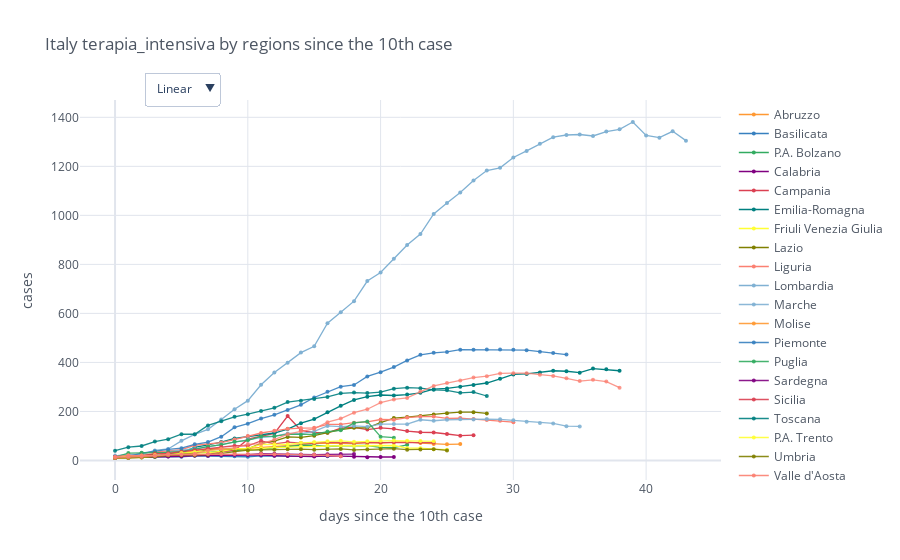

Notebook cell for this chart:
### Code cell
min_value = 10
mpl.iplot_sync_plot(total_cases, min_value=10, title='Italy ' + category + ' by regions since the ' + str(min_value) + 'th case')

### Figure 1 — Plotly figure (JSON) as saved in the notebook; plotly's stock layout.template omitted (floating-point values rounded to 4 significant figures)
{"data": [{"line": {"color": "rgba(255, 153, 51, 1.0)", "dash": "solid", "shape": "linear", "width": 1.3}, "marker": {"size": 4, "symbol": "circle"}, "mode": "lines+markers", "name": "Abruzzo", "text": "", "type": "scatter", "x": [0, 1, 2, 3, 4, 5, 6, 7, 8, 9, 10, 11, 12, 13, 14, 15, 16, 17, 18, 19, 20, 21, 22, 23, 24, 25, 26, 27, 28, 29, 30, 31, 32, 33, 34, 35, 36, 37, 38, 39, 40, 41, 42, 43], "y": [12.0, 14.0, 14.0, 28.0, 37.0, 32.0, 41.0, 47.0, 48.0, 44.0, 49.0, 52.0, 57.0, 59.0, 64.0, 71.0, 70.0, 68.0, 69.0, 73.0, 71.0, 75.0, 76.0, 71.0, 67.0, 66.0, 67.0, "", "", "", "", "", "", "", "", "", "", "", "", "", "", "", "", ""]}, {"line": {"color": "rgba(55, 128, 191, 1.0)", "dash": "solid", "shape": "linear", "width": 1.3}, "marker": {"size": 4, "symbol": "circle"}, "mode": "lines+markers", "name": "Basilicata", "text": "", "type": "scatter", "x": [0, 1, 2, 3, 4, 5, 6, 7, 8, 9, 10, 11, 12, 13, 14, 15, 16, 17, 18, 19, 20, 21, 22, 23, 24, 25, 26, 27, 28, 29, 30, 31, 32, 33, 34, 35, 36, 37, 38, 39, 40, 41, 42, 43], "y": [10.0, 12.0, 12.0, 14.0, 16.0, 15.0, 19.0, 18.0, 18.0, 17.0, 15.0, 19.0, 19.0, 19.0, 18.0, 18.0, 17.0, "", "", "", "", "", "", "", "", "", "", "", "", "", "", "", "", "", "", "", "", "", "", "", "", "", "", ""]}, {"line": {"color": "rgba(50, 171, 96, 1.0)", "dash": "solid", "shape": "linear", "width": 1.3}, "marker": {"size": 4, "symbol": "circle"}, "mode": "lines+markers", "name": "P.A. Bolzano", "text": "", "type": "scatter", "x": [0, 1, 2, 3, 4, 5, 6, 7, 8, 9, 10, 11, 12, 13, 14, 15, 16, 17, 18, 19, 20, 21, 22, 23, 24, 25, 26, 27, 28, 29, 30, 31, 32, 33, 34, 35, 36, 37, 38, 39, 40, 41, 42, 43], "y": [11.0, 11.0, 18.0, 18.0, 24.0, 30.0, 32.0, 33.0, 38.0, 40.0, 43.0, 45.0, 51.0, 56.0, 62.0, 62.0, 57.0, 60.0, 60.0, 61.0, 53.0, 52.0, 64.0, "", "", "", "", "", "", "", "", "", "", "", "", "", "", "", "", "", "", "", "", ""]}, {"line": {"color": "rgba(128, 0, 128, 1.0)", "dash": "solid", "shape": "linear", "width": 1.3}, "marker": {"size": 4, "symbol": "circle"}, "mode": "lines+markers", "name": "Calabria", "text": "", "type": "scatter", "x": [0, 1, 2, 3, 4, 5, 6, 7, 8, 9, 10, 11, 12, 13, 14, 15, 16, 17, 18, 19, 20, 21, 22, 23, 24, 25, 26, 27, 28, 29, 30, 31, 32, 33, 34, 35, 36, 37, 38, 39, 40, 41, 42, 43], "y": [10.0, 11.0, 13.0, 16.0, 16.0, 17.0, 20.0, 21.0, 23.0, 23.0, 22.0, 22.0, 19.0, 18.0, 17.0, 16.0, 19.0, 17.0, 15.0, 13.0, 14.0, 14.0, "", "", "", "", "", "", "", "", "", "", "", "", "", "", "", "", "", "", "", "", "", ""]}, {"line": {"color": "rgba(219, 64, 82, 1.0)", "dash": "solid", "shape": "linear", "width": 1.3}, "marker": {"size": 4, "symbol": "circle"}, "mode": "lines+markers", "name": "Campania", "text": "", "type": "scatter", "x": [0, 1, 2, 3, 4, 5, 6, 7, 8, 9, 10, 11, 12, 13, 14, 15, 16, 17, 18, 19, 20, 21, 22, 23, 24, 25, 26, 27, 28, 29, 30, 31, 32, 33, 34, 35, 36, 37, 38, 39, 40, 41, 42, 43], "y": [11.0, 11.0, 19.0, 17.0, 22.0, 22.0, 24.0, 24.0, 36.0, 41.0, 87.0, 99.0, 110.0, 181.0, 123.0, 114.0, 113.0, 132.0, 135.0, 126.0, 133.0, 129.0, 120.0, 115.0, 114.0, 108.0, 101.0, 103.0, "", "", "", "", "", "", "", "", "", "", "", "", "", "", "", ""]}, {"line": {"color": "rgba(0, 128, 128, 1.0)", "dash": "solid", "shape": "linear", "width": 1.3}, "marker": {"size": 4, "symbol": "circle"}, "mode": "lines+markers", "name": "Emilia-Romagna", "text": "", "type": "scatter", "x": [0, 1, 2, 3, 4, 5, 6, 7, 8, 9, 10, 11, 12, 13, 14, 15, 16, 17, 18, 19, 20, 21, 22, 23, 24, 25, 26, 27, 28, 29, 30, 31, 32, 33, 34, 35, 36, 37, 38, 39, 40, 41, 42, 43], "y": [11.0, 13.0, 16.0, 24.0, 26.0, 32.0, 53.0, 64.0, 75.0, 90.0, 98.0, 104.0, 112.0, 128.0, 152.0, 169.0, 197.0, 223.0, 247.0, 260.0, 267.0, 265.0, 269.0, 276.0, 291.0, 294.0, 301.0, 308.0, 316.0, 333.0, 351.0, 353.0, 359.0, 366.0, 364.0, 358.0, 375.0, 372.0, 366.0, "", "", "", "", ""]}, {"line": {"color": "rgba(255, 255, 51, 1.0)", "dash": "solid", "shape": "linear", "width": 1.3}, "marker": {"size": 4, "symbol": "circle"}, "mode": "lines+markers", "name": "Friuli Venezia Giulia", "text": "", "type": "scatter", "x": [0, 1, 2, 3, 4, 5, 6, 7, 8, 9, 10, 11, 12, 13, 14, 15, 16, 17, 18, 19, 20, 21, 22, 23, 24, 25, 26, 27, 28, 29, 30, 31, 32, 33, 34, 35, 36, 37, 38, 39, 40, 41, 42, 43], "y": [10.0, 11.0, 12.0, 19.0, 21.0, 27.0, 29.0, 32.0, 37.0, 47.0, 41.0, 49.0, 52.0, 54.0, 57.0, 59.0, 60.0, 60.0, 60.0, 60.0, 60.0, 61.0, 50.0, 50.0, 46.0, 44.0, "", "", "", "", "", "", "", "", "", "", "", "", "", "", "", "", "", ""]}, {"line": {"color": "rgba(128, 128, 0, 1.0)", "dash": "solid", "shape": "linear", "width": 1.3}, "marker": {"size": 4, "symbol": "circle"}, "mode": "lines+markers", "name": "Lazio", "text": "", "type": "scatter", "x": [0, 1, 2, 3, 4, 5, 6, 7, 8, 9, 10, 11, 12, 13, 14, 15, 16, 17, 18, 19, 20, 21, 22, 23, 24, 25, 26, 27, 28, 29, 30, 31, 32, 33, 34, 35, 36, 37, 38, 39, 40, 41, 42, 43], "y": [15.0, 18.0, 20.0, 24.0, 25.0, 31.0, 31.0, 44.0, 44.0, 45.0, 47.0, 70.0, 79.0, 96.0, 94.0, 101.0, 113.0, 126.0, 133.0, 133.0, 154.0, 173.0, 177.0, 181.0, 188.0, 193.0, 197.0, 197.0, 192.0, "", "", "", "", "", "", "", "", "", "", "", "", "", "", ""]}, {"line": {"color": "rgba(251, 128, 114, 1.0)", "dash": "solid", "shape": "linear", "width": 1.3}, "marker": {"size": 4, "symbol": "circle"}, "mode": "lines+markers", "name": "Liguria", "text": "", "type": "scatter", "x": [0, 1, 2, 3, 4, 5, 6, 7, 8, 9, 10, 11, 12, 13, 14, 15, 16, 17, 18, 19, 20, 21, 22, 23, 24, 25, 26, 27, 28, 29, 30, 31, 32, 33, 34, 35, 36, 37, 38, 39, 40, 41, 42, 43], "y": [11.0, 17.0, 29.0, 34.0, 36.0, 44.0, 62.0, 66.0, 73.0, 85.0, 100.0, 112.0, 121.0, 129.0, 132.0, 133.0, 147.0, 147.0, 154.0, 157.0, 167.0, 166.0, 175.0, 179.0, 179.0, 172.0, 173.0, 169.0, 165.0, 162.0, 156.0, "", "", "", "", "", "", "", "", "", "", "", "", ""]}, {"line": {"color": "rgba(128, 177, 211, 1.0)", "dash": "solid", "shape": "linear", "width": 1.3}, "marker": {"size": 4, "symbol": "circle"}, "mode": "lines+markers", "name": "Lombardia", "text": "", "type": "scatter", "x": [0, 1, 2, 3, 4, 5, 6, 7, 8, 9, 10, 11, 12, 13, 14, 15, 16, 17, 18, 19, 20, 21, 22, 23, 24, 25, 26, 27, 28, 29, 30, 31, 32, 33, 34, 35, 36, 37, 38, 39, 40, 41, 42, 43], "y": [19, 25, 25, 41, 47, 80, 106, 127, 167, 209, 244, 309, 359, 399, 440, 466, 560, 605, 650, 732, 767, 823, 879, 924, 1006, 1050, 1093, 1142, 1183, 1194, 1236, 1263, 1292, 1319, 1328, 1330, 1324, 1342, 1351, 1381, 1326, 1317, 1343, 1305]}, {"line": {"color": "rgba(128, 177, 211, 0.8999999999999999)", "dash": "solid", "shape": "linear", "width": 1.3}, "marker": {"size": 4, "symbol": "circle"}, "mode": "lines+markers", "name": "Marche", "text": "", "type": "scatter", "x": [0, 1, 2, 3, 4, 5, 6, 7, 8, 9, 10, 11, 12, 13, 14, 15, 16, 17, 18, 19, 20, 21, 22, 23, 24, 25, 26, 27, 28, 29, 30, 31, 32, 33, 34, 35, 36, 37, 38, 39, 40, 41, 42, 43], "y": [13.0, 15.0, 19.0, 20.0, 36.0, 41.0, 47.0, 54.0, 66.0, 76.0, 85.0, 93.0, 98.0, 110.0, 109.0, 119.0, 141.0, 138.0, 141.0, 138.0, 148.0, 149.0, 148.0, 166.0, 162.0, 166.0, 168.0, 167.0, 169.0, 168.0, 164.0, 158.0, 153.0, 151.0, 140.0, 139.0, "", "", "", "", "", "", "", ""]}, {"line": {"color": "rgba(255, 153, 51, 0.8999999999999999)", "dash": "solid", "shape": "linear", "width": 1.3}, "marker": {"size": 4, "symbol": "circle"}, "mode": "lines+markers", "name": "Molise", "text": "", "type": "scatter", "x": [0, 1, 2, 3, 4, 5, 6, 7, 8, 9, 10, 11, 12, 13, 14, 15, 16, 17, 18, 19, 20, 21, 22, 23, 24, 25, 26, 27, 28, 29, 30, 31, 32, 33, 34, 35, 36, 37, 38, 39, 40, 41, 42, 43], "y": ["", "", "", "", "", "", "", "", "", "", "", "", "", "", "", "", "", "", "", "", "", "", "", "", "", "", "", "", "", "", "", "", "", "", "", "", "", "", "", "", "", "", "", ""]}, {"line": {"color": "rgba(55, 128, 191, 0.8999999999999999)", "dash": "solid", "shape": "linear", "width": 1.3}, "marker": {"size": 4, "symbol": "circle"}, "mode": "lines+markers", "name": "Piemonte", "text": "", "type": "scatter", "x": [0, 1, 2, 3, 4, 5, 6, 7, 8, 9, 10, 11, 12, 13, 14, 15, 16, 17, 18, 19, 20, 21, 22, 23, 24, 25, 26, 27, 28, 29, 30, 31, 32, 33, 34, 35, 36, 37, 38, 39, 40, 41, 42, 43], "y": [13.0, 17.0, 30.0, 38.0, 45.0, 50.0, 66.0, 75.0, 97.0, 135.0, 150.0, 171.0, 186.0, 206.0, 227.0, 257.0, 280.0, 301.0, 308.0, 343.0, 360.0, 381.0, 408.0, 431.0, 439.0, 443.0, 452.0, 452.0, 453.0, 453.0, 452.0, 450.0, 444.0, 438.0, 432.0, "", "", "", "", "", "", "", "", ""]}, {"line": {"color": "rgba(50, 171, 96, 0.8999999999999999)", "dash": "solid", "shape": "linear", "width": 1.3}, "marker": {"size": 4, "symbol": "circle"}, "mode": "lines+markers", "name": "Puglia", "text": "", "type": "scatter", "x": [0, 1, 2, 3, 4, 5, 6, 7, 8, 9, 10, 11, 12, 13, 14, 15, 16, 17, 18, 19, 20, 21, 22, 23, 24, 25, 26, 27, 28, 29, 30, 31, 32, 33, 34, 35, 36, 37, 38, 39, 40, 41, 42, 43], "y": [14.0, 30.0, 31.0, 31.0, 33.0, 37.0, 45.0, 57.0, 64.0, 76.0, 82.0, 98.0, 99.0, 106.0, 105.0, 107.0, 118.0, 123.0, 153.0, 159.0, 97.0, 93.0, "", "", "", "", "", "", "", "", "", "", "", "", "", "", "", "", "", "", "", "", "", ""]}, {"line": {"color": "rgba(128, 0, 128, 0.8999999999999999)", "dash": "solid", "shape": "linear", "width": 1.3}, "marker": {"size": 4, "symbol": "circle"}, "mode": "lines+markers", "name": "Sardegna", "text": "", "type": "scatter", "x": [0, 1, 2, 3, 4, 5, 6, 7, 8, 9, 10, 11, 12, 13, 14, 15, 16, 17, 18, 19, 20, 21, 22, 23, 24, 25, 26, 27, 28, 29, 30, 31, 32, 33, 34, 35, 36, 37, 38, 39, 40, 41, 42, 43], "y": [15.0, 16.0, 16.0, 18.0, 19.0, 19.0, 20.0, 19.0, 22.0, 23.0, 24.0, 28.0, 27.0, 24.0, 24.0, 24.0, 25.0, 26.0, 26.0, "", "", "", "", "", "", "", "", "", "", "", "", "", "", "", "", "", "", "", "", "", "", "", "", ""]}, {"line": {"color": "rgba(219, 64, 82, 0.8999999999999999)", "dash": "solid", "shape": "linear", "width": 1.3}, "marker": {"size": 4, "symbol": "circle"}, "mode": "lines+markers", "name": "Sicilia", "text": "", "type": "scatter", "x": [0, 1, 2, 3, 4, 5, 6, 7, 8, 9, 10, 11, 12, 13, 14, 15, 16, 17, 18, 19, 20, 21, 22, 23, 24, 25, 26, 27, 28, 29, 30, 31, 32, 33, 34, 35, 36, 37, 38, 39, 40, 41, 42, 43], "y": [11.0, 15.0, 20.0, 28.0, 29.0, 36.0, 42.0, 48.0, 55.0, 60.0, 60.0, 80.0, 68.0, 75.0, 71.0, 71.0, 75.0, 72.0, 72.0, 73.0, 73.0, 74.0, 76.0, 74.0, 73.0, "", "", "", "", "", "", "", "", "", "", "", "", "", "", "", "", "", "", ""]}, {"line": {"color": "rgba(0, 128, 128, 0.8999999999999999)", "dash": "solid", "shape": "linear", "width": 1.3}, "marker": {"size": 4, "symbol": "circle"}, "mode": "lines+markers", "name": "Toscana", "text": "", "type": "scatter", "x": [0, 1, 2, 3, 4, 5, 6, 7, 8, 9, 10, 11, 12, 13, 14, 15, 16, 17, 18, 19, 20, 21, 22, 23, 24, 25, 26, 27, 28, 29, 30, 31, 32, 33, 34, 35, 36, 37, 38, 39, 40, 41, 42, 43], "y": [40.0, 54.0, 59.0, 77.0, 87.0, 107.0, 107.0, 143.0, 160.0, 178.0, 189.0, 202.0, 215.0, 238.0, 244.0, 251.0, 259.0, 274.0, 277.0, 275.0, 279.0, 293.0, 297.0, 295.0, 288.0, 286.0, 276.0, 279.0, 263.0, "", "", "", "", "", "", "", "", "", "", "", "", "", "", ""]}, {"line": {"color": "rgba(255, 255, 51, 0.8999999999999999)", "dash": "solid", "shape": "linear", "width": 1.3}, "marker": {"size": 4, "symbol": "circle"}, "mode": "lines+markers", "name": "P.A. Trento", "text": "", "type": "scatter", "x": [0, 1, 2, 3, 4, 5, 6, 7, 8, 9, 10, 11, 12, 13, 14, 15, 16, 17, 18, 19, 20, 21, 22, 23, 24, 25, 26, 27, 28, 29, 30, 31, 32, 33, 34, 35, 36, 37, 38, 39, 40, 41, 42, 43], "y": [12.0, 19.0, 19.0, 22.0, 22.0, 30.0, 34.0, 39.0, 46.0, 46.0, 49.0, 65.0, 66.0, 66.0, 72.0, 75.0, 78.0, 80.0, 76.0, 78.0, 80.0, 81.0, 80.0, 79.0, 78.0, "", "", "", "", "", "", "", "", "", "", "", "", "", "", "", "", "", "", ""]}, {"line": {"color": "rgba(128, 128, 0, 0.8999999999999999)", "dash": "solid", "shape": "linear", "width": 1.3}, "marker": {"size": 4, "symbol": "circle"}, "mode": "lines+markers", "name": "Umbria", "text": "", "type": "scatter", "x": [0, 1, 2, 3, 4, 5, 6, 7, 8, 9, 10, 11, 12, 13, 14, 15, 16, 17, 18, 19, 20, 21, 22, 23, 24, 25, 26, 27, 28, 29, 30, 31, 32, 33, 34, 35, 36, 37, 38, 39, 40, 41, 42, 43], "y": [10.0, 11.0, 13.0, 15.0, 21.0, 21.0, 21.0, 24.0, 29.0, 35.0, 42.0, 43.0, 44.0, 46.0, 46.0, 44.0, 46.0, 47.0, 43.0, 45.0, 47.0, 48.0, 44.0, 45.0, 46.0, 41.0, "", "", "", "", "", "", "", "", "", "", "", "", "", "", "", "", "", ""]}, {"line": {"color": "rgba(251, 128, 114, 0.8999999999999999)", "dash": "solid", "shape": "linear", "width": 1.3}, "marker": {"size": 4, "symbol": "circle"}, "mode": "lines+markers", "name": "Valle d'Aosta", "text": "", "type": "scatter", "x": [0, 1, 2, 3, 4, 5, 6, 7, 8, 9, 10, 11, 12, 13, 14, 15, 16, 17, 18, 19, 20, 21, 22, 23, 24, 25, 26, 27, 28, 29, 30, 31, 32, 33, 34, 35, 36, 37, 38, 39, 40, 41, 42, 43], "y": [15.0, 21.0, 20.0, 20.0, 25.0, 24.0, 24.0, 26.0, 26.0, 26.0, 26.0, 27.0, 25.0, 25.0, 23.0, 23.0, 21.0, 17.0, "", "", "", "", "", "", "", "", "", "", "", "", "", "", "", "", "", "", "", "", "", "", "", "", "", ""]}, {"line": {"color": "rgba(251, 128, 114, 0.7999999999999998)", "dash": "solid", "shape": "linear", "width": 1.3}, "marker": {"size": 4, "symbol": "circle"}, "mode": "lines+markers", "name": "Veneto", "text": "", "type": "scatter", "x": [0, 1, 2, 3, 4, 5, 6, 7, 8, 9, 10, 11, 12, 13, 14, 15, 16, 17, 18, 19, 20, 21, 22, 23, 24, 25, 26, 27, 28, 29, 30, 31, 32, 33, 34, 35, 36, 37, 38, 39, 40, 41, 42, 43], "y": [11.0, 13.0, 14.0, 19.0, 23.0, 24.0, 27.0, 41.0, 47.0, 51.0, 67.0, 68.0, 85.0, 107.0, 119.0, 129.0, 156.0, 171.0, 195.0, 209.0, 236.0, 249.0, 255.0, 281.0, 304.0, 316.0, 326.0, 338.0, 344.0, 355.0, 356.0, 356.0, 350.0, 345.0, 335.0, 324.0, 329.0, 322.0, 297.0, "", "", "", "", ""]}], "layout": {"legend": {"bgcolor": "#FFFFFF", "font": {"color": "#4D5663"}}, "paper_bgcolor": "#FFFFFF", "plot_bgcolor": "#FFFFFF", "title": {"font": {"color": "#4D5663"}, "text": "Italy terapia_intensiva by regions since the 10th case"}, "updatemenus": [{"buttons": [{"args": [{"yaxis.type": "linear"}], "label": "Linear", "method": "relayout"}, {"args": [{"yaxis.type": "log"}], "label": "Log", "method": "relayout"}], "direction": "down", "pad": {"r": 10, "t": 10}, "showactive": true, "x": 0.1, "xanchor": "left", "y": 1.1, "yanchor": "top"}], "xaxis": {"gridcolor": "#E1E5ED", "showgrid": true, "tickfont": {"color": "#4D5663"}, "title": {"font": {"color": "#4D5663"}, "text": "days since the 10th case"}, "zerolinecolor": "#E1E5ED"}, "yaxis": {"gridcolor": "#E1E5ED", "showgrid": true, "tickfont": {"color": "#4D5663"}, "title": {"font": {"color": "#4D5663"}, "text": "cases"}, "zerolinecolor": "#E1E5ED"}}}
